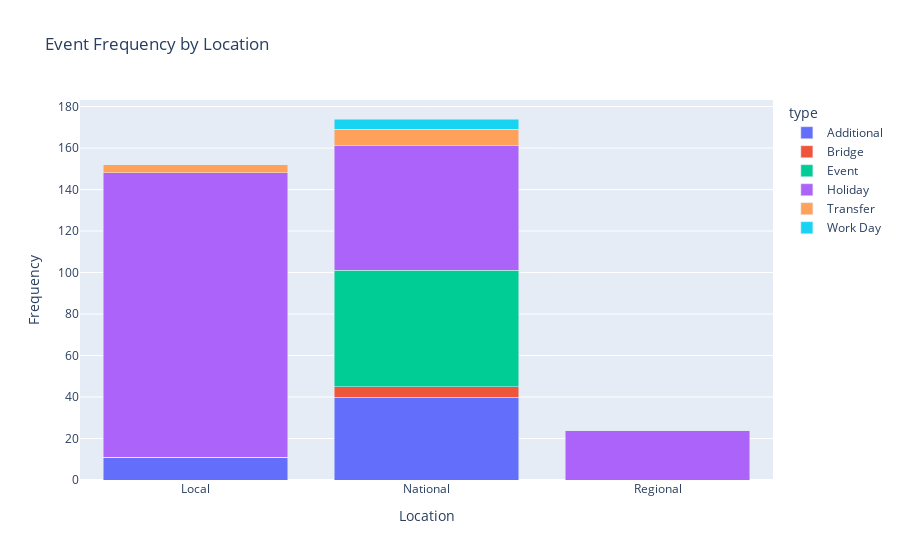

This figure's notebook cell:
### Code cell
# Group by 'locale' column and calculate the frequency of each event type
event_frequency_by_locale = holi_eve_data.groupby('locale')['type'].value_counts().unstack().fillna(0)

# Create a bar plot to visualize event frequency by locale
fig = px.bar(event_frequency_by_locale, barmode='stack', title='Event Frequency by Location',
             labels={'locale': 'Location', 'value': 'Frequency'})

# Show the plot
fig.show()

### Figure 1 — Plotly figure (JSON) as saved in the notebook; plotly's stock layout.template omitted (floating-point values rounded to 4 significant figures)
{"data": [{"alignmentgroup": "True", "hovertemplate": "type=Additional<br>Location=%{x}<br>Frequency=%{y}<extra></extra>", "legendgroup": "Additional", "marker": {"color": "#636efa", "pattern": {"shape": ""}}, "name": "Additional", "offsetgroup": "Additional", "orientation": "v", "showlegend": true, "textposition": "auto", "type": "bar", "x": ["Local", "National", "Regional"], "xaxis": "x", "y": [11, 40, 0], "yaxis": "y"}, {"alignmentgroup": "True", "hovertemplate": "type=Bridge<br>Location=%{x}<br>Frequency=%{y}<extra></extra>", "legendgroup": "Bridge", "marker": {"color": "#EF553B", "pattern": {"shape": ""}}, "name": "Bridge", "offsetgroup": "Bridge", "orientation": "v", "showlegend": true, "textposition": "auto", "type": "bar", "x": ["Local", "National", "Regional"], "xaxis": "x", "y": [0, 5, 0], "yaxis": "y"}, {"alignmentgroup": "True", "hovertemplate": "type=Event<br>Location=%{x}<br>Frequency=%{y}<extra></extra>", "legendgroup": "Event", "marker": {"color": "#00cc96", "pattern": {"shape": ""}}, "name": "Event", "offsetgroup": "Event", "orientation": "v", "showlegend": true, "textposition": "auto", "type": "bar", "x": ["Local", "National", "Regional"], "xaxis": "x", "y": [0, 56, 0], "yaxis": "y"}, {"alignmentgroup": "True", "hovertemplate": "type=Holiday<br>Location=%{x}<br>Frequency=%{y}<extra></extra>", "legendgroup": "Holiday", "marker": {"color": "#ab63fa", "pattern": {"shape": ""}}, "name": "Holiday", "offsetgroup": "Holiday", "orientation": "v", "showlegend": true, "textposition": "auto", "type": "bar", "x": ["Local", "National", "Regional"], "xaxis": "x", "y": [137, 60, 24], "yaxis": "y"}, {"alignmentgroup": "True", "hovertemplate": "type=Transfer<br>Location=%{x}<br>Frequency=%{y}<extra></extra>", "legendgroup": "Transfer", "marker": {"color": "#FFA15A", "pattern": {"shape": ""}}, "name": "Transfer", "offsetgroup": "Transfer", "orientation": "v", "showlegend": true, "textposition": "auto", "type": "bar", "x": ["Local", "National", "Regional"], "xaxis": "x", "y": [4, 8, 0], "yaxis": "y"}, {"alignmentgroup": "True", "hovertemplate": "type=Work Day<br>Location=%{x}<br>Frequency=%{y}<extra></extra>", "legendgroup": "Work Day", "marker": {"color": "#19d3f3", "pattern": {"shape": ""}}, "name": "Work Day", "offsetgroup": "Work Day", "orientation": "v", "showlegend": true, "textposition": "auto", "type": "bar", "x": ["Local", "National", "Regional"], "xaxis": "x", "y": [0, 5, 0], "yaxis": "y"}], "layout": {"barmode": "stack", "legend": {"title": {"text": "type"}, "tracegroupgap": 0}, "title": {"text": "Event Frequency by Location"}, "xaxis": {"anchor": "y", "domain": [0, 1], "title": {"text": "Location"}}, "yaxis": {"anchor": "x", "domain": [0, 1], "title": {"text": "Frequency"}}}}
